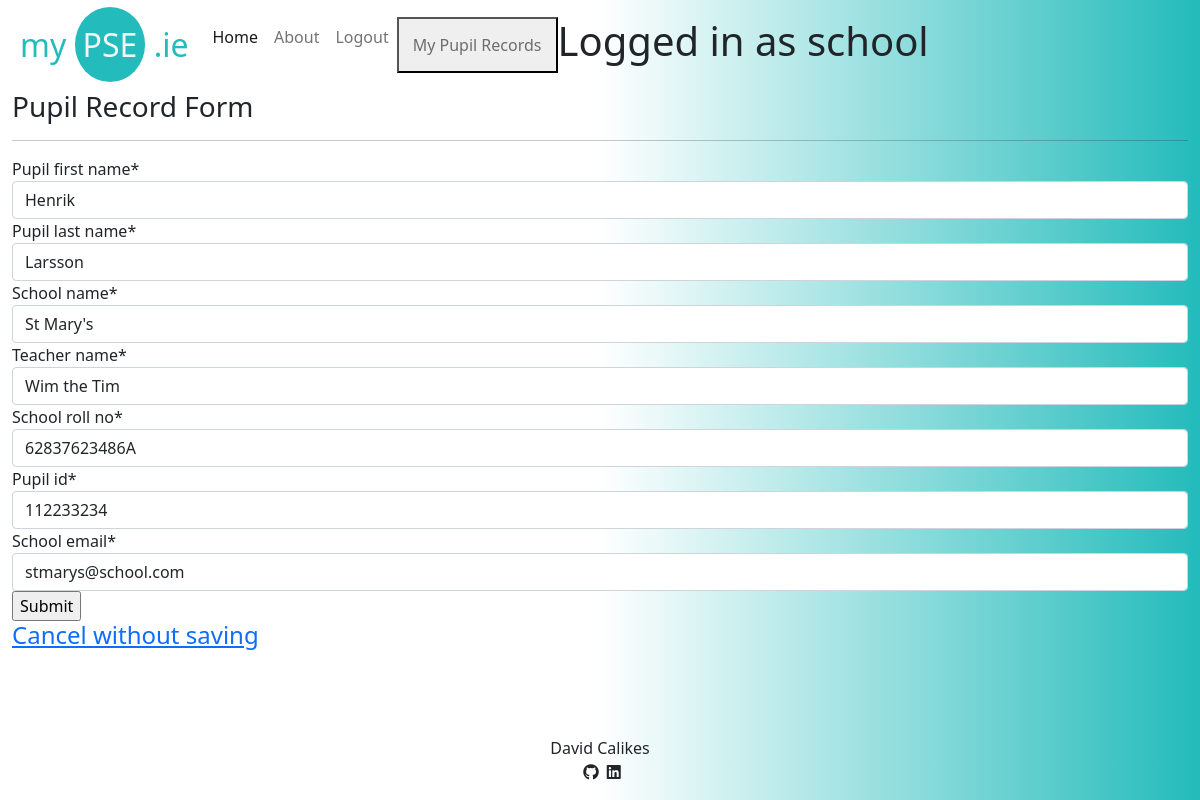
The app's page /update/1 (signed in), older data.
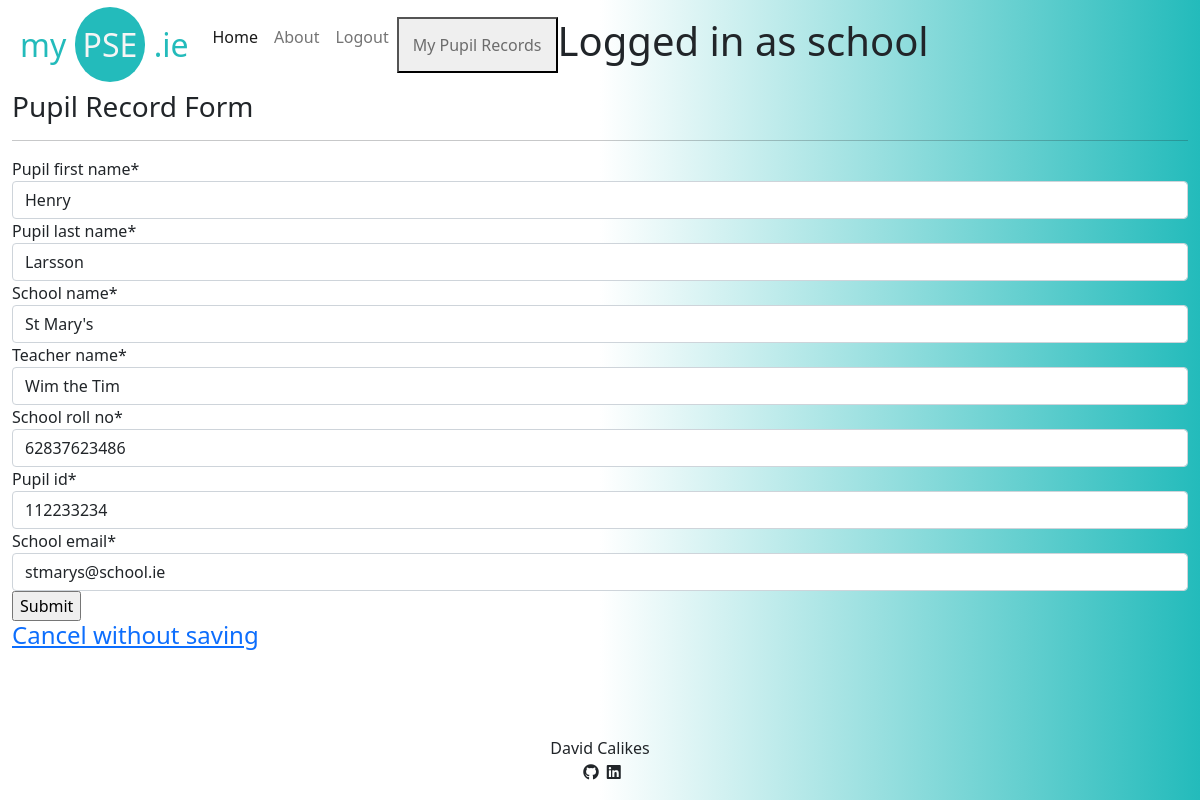
The same page, newer data.
### passport/models.py (models this page shows, shortened)
class EnrolledPupil(models.Model):
    pupil_last_name = models.CharField(
        max_length=200, default='')
    pupil_first_name = models.CharField(
        max_length=200, default='')
    school_name = models.CharField(
        max_length=200, default='')
    teacher_name = models.CharField(
        max_length=200, default='')
    school_roll_no = models.CharField(
        max_length=200, default='')
    pupil_id = models.PositiveIntegerField(
        default=0, unique=True)
    school_email = models.EmailField(max_length=200)
    created_by = models.ForeignKey(NewUser,
                                   on_delete=models.CASCADE,
                                   related_name='school_admin')
    last_updated = models.DateTimeField(auto_now=True)

### passport/views.py (the view)
# urls.py: path('update/<int:pk>', views.UpdatePupilRecord.as_view(), name='update_pupil_record'),
class UpdatePupilRecord(generic.edit.UpdateView):
    model = EnrolledPupil
    form_class = PupilRecordForm
    template_name = 'pupil_record_form.html'
    success_url = reverse_lazy('enrolled_pupil_list')

### passport/forms.py
class PupilRecordForm(forms.ModelForm):
    class Meta:
        model = EnrolledPupil
        fields = ('pupil_first_name', 'pupil_last_name',
                  'school_name', 'teacher_name', 'school_roll_no',
                  'pupil_id', 'school_email', )

### templates/pupil_record_form.html (shortened to what this page needs)
{% extends "base.html" %}
{% load crispy_forms_tags %}
{% block content %}
<div class="container-fluid">
    <div class="row">
        {% if user.is_authenticated and user.user_type == "school" %}
        <div>
            <h3 class="nav-item">Pupil Record Form</h3>
            <hr>
            <form method="POST" enctype='multipart/form-data'>
                {{ form | crispy }}
                <input type="submit" value="Submit">
            </form>
        </div>
        <a href="{% url 'enrolled_pupil_list' %}"><h4>Cancel without saving</h4></a>
        {% else %}
        <h1>
            Unauthorised user go back!
        </h1>
        {% endif %}
    {% endblock %}

Row changes from the older to the newer data that the page shows:
changed EnrolledPupil "Larsson": pupil_first_name "Henrik" → "Henry"; school_roll_no "62837623486A" → "62837623486"; school_email "stmarys@school.com" → "stmarys@school.ie"
